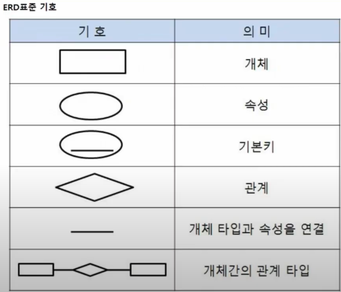
#> input picture front-end/image-20230111091005600.png, 341 x 292 px, shrunk from 862 x 739 before the run, given in place of logo.jpg, which was not available
$ python logo+back.py
#> lines starting #> are read from the running program, lines starting #| are printed output that depends on the picture; after the words box and inside, x2 and y2 are one past the last pixel; in counts of white or black regions, pixels touching at a corner belong together; pictures that were not available may be replaced by others from this repository, and a replacement may not be noted
import cv2 as cv
import numpy as np

# 사용할 이미지를 불러온다
img_logo = cv.imread('logo.jpg', cv.IMREAD_COLOR)
#> img_logo is the input picture: shape (292, 341, 3); mean B, G, R 227, 225.4, 224
img_background = cv.imread('test.jpg', cv.IMREAD_COLOR)
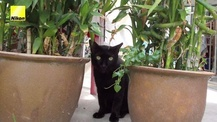
#> input picture embedded/opencv/basic/test.jpg, 217 x 122 px, shrunk from 550 x 308 before the run, found by its file name
#> img_background is the input picture: shape (122, 217, 3); mean B, G, R 88.3, 112.2, 120.7

# 로고를 이진화 한다
img_gray = cv.cvtColor(img_logo, cv.COLOR_BGR2GRAY)
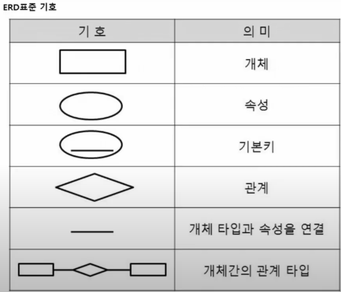
#> img_gray: shape (292, 341); min 0, max 255, mean 225.1
ret, img_binary = cv.threshold(img_gray, 200, 255, cv.THRESH_BINARY)
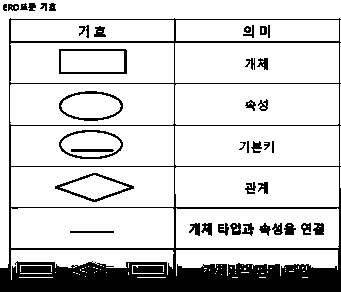
#> img_binary: shape (292, 341); 83.1% white; 40 black regions, largest, box (x1, y1, x2, y2) and area: (0, 18, 341, 292) 13097, (55, 173, 134, 202) 399, (59, 49, 127, 74) 376

# 배경 지우고 로고만 배경 이미지에 보여주려면 반전된
# 이미지도 필요
img_flipbinary = cv.bitwise_not(img_binary)

# 로고 이미지 크기만큼 배경 이미지를 잘라낸다
# 로고가 삽입될 위치가 된다
height, width = img_logo.shape[:2]
#> height = 292; width = 341
img_roi = img_background[0:height, 0:width]

# 이진화 이미지를 사용하여 로고 이미지에서 배경을 지우고
# 배경 이미지에서는 로고가 들어갈 위치를 제거한다
img1 = cv.bitwise_and(img_logo, img_logo, mask=img_flipbinary)
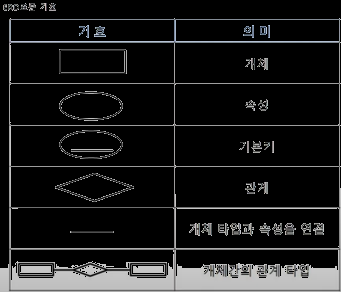
#> img1: shape (292, 341, 3); mean B, G, R 26.3, 26.1, 26
#> (the run stopped early here; a loop or call above may not have finished)
